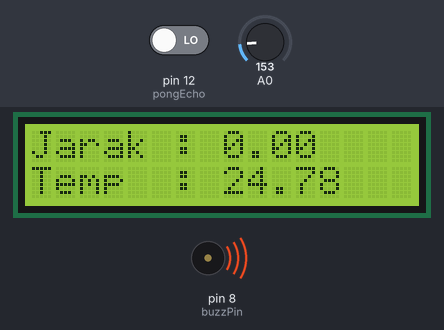
The sketch below on a simulated Arduino Nano, built for the host (arithmetic inside an expression is 32-bit, double 64-bit). On the bench: 16×2 character LCD, buzzer (waves = sounding). Inputs (shaded band) come from the test bench; at power-on: A0 = 153, pin 12 (pongEcho) LOW. What the sketch prints to the serial monitor is not drawn.

Above: at 1.8 s.
1.9 s: A0 set to 165
At 4.25 s:
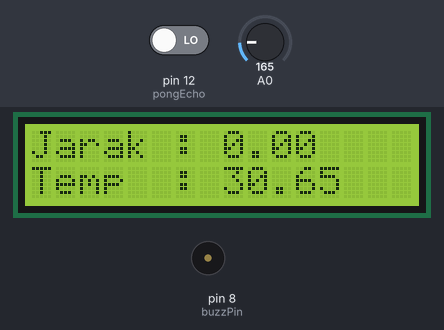
5.5 s: A0 set to 175
At 7.2 s:
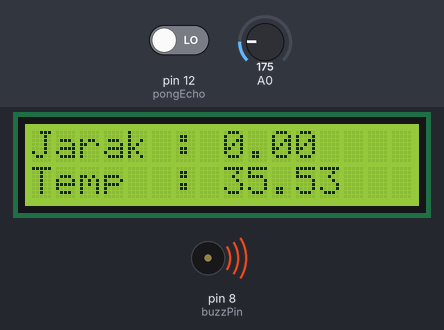
8.9 s: A0 set to 191
At 10.6 s:
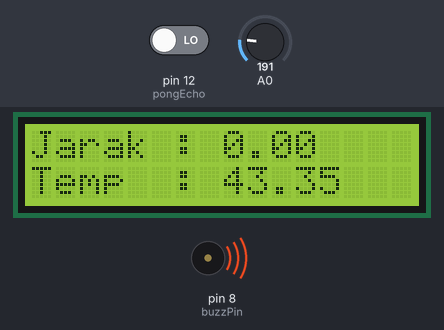
Timing chart, 0 to 18.2 s (numbered marks = the images above; inputs shaded):
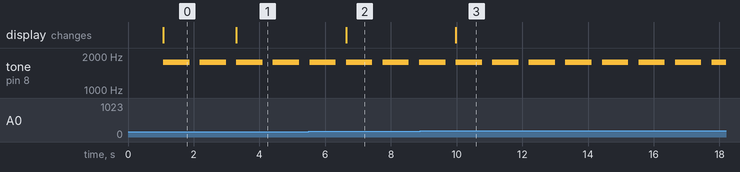

Measured:
- after the input at 1.9 s, the display: changes after 1.4 s (image 1)
- after the input at 5.5 s, the display: changes after 1.1 s (image 2)
- after the input at 8.9 s, the display: changes after 1.1 s (image 3)
- by itself, tone on pin 8 (buzzPin): alternates 1760 Hz for 0.80 s and silent for 0.31 s

The sketch:

programtb.ino
```cpp
/*
 * Pengukuran Jarak dengan sensor Ultrasonic dan memicu buzzer
 * pada jarak tertentu
 * Sistem ini bekerja mirip dengan sensor parkir mobil
 * dimana buzer akan mendeteksi dari jarak lebih dari 2m
 * dibawah 2 meter akan mempercepat dan memperbanyak durasi buzer
 * jika jarak dibawah 15 cm buzer akan berbunyi kontinyu
 * Perhitungan kecepatan suara juga di dasari pada faktor suhu untuk mendpatkan perhitungan yang akurat
 * kemudian Hasil di tampilkan pada LCD 162
 * program properties
 * Tested ON ARDUINO NANO V3
 * Sketch uses 6492 bytes (21%)
 * Global variables use 313 bytes (15%)
 */

#include <LiquidCrystal.h>

#define DEBUG 1

#define LCD_RS 7
#define LCD_EN 6
#define LCD0_D4 5
#define LCD0_D5 4
#define LCD0_D6 3
#define LCD0_D7 2

LiquidCrystal LCD0(
    LCD_RS,
    LCD_EN,
    LCD0_D4,
    LCD0_D5,
    LCD0_D6,
    LCD0_D7);

void tempInit(struct sensorTmp *sensor,
              int pin, int offset, int factor);
void getdata(struct sensorTmp *sensor);
void sendToDisplay(struct sensorTmp *sensor, float jarak);
float Distance_Calc(uint8_t Pin_Trigger, uint8_t Pin_Echo, struct sensorTmp *sensor);
void buzzer(uint8_t pin, int duration);

struct sensorTmp
{
    int pin;
    int voffset;
    int factor;
    unsigned int adcValue;
    double mV;
    float tempC;
};

// kalkulasi kecepatan suara m/s berdasarkan temperatur udara
// #define SOUND_SPEED(air_temp) 331.3 + (0.606 * air_temp)

#define pingTrig 11
#define pongEcho 12
#define buzzPin 8
#define PB 9

// menetapakan temperatur
// #define AIR_TEMP 24

void setup()
{
    if (DEBUG)
    {
        Serial.begin(115200);
    }
    pinMode(pingTrig, OUTPUT);
    pinMode(pongEcho, INPUT);
    pinMode(PB, INPUT_PULLUP);
    pinMode(buzzPin, OUTPUT);

    LCD0.begin(16, 2);
    struct sensorTmp tmp36;
    /*TMP36 pin A0 offset Increase Factor*/
    tempInit(&tmp36, A0, 500, 10);

    while (1)
    {
        getdata(&tmp36);
        if (DEBUG)
        {
            Serial.println(tmp36.mV);
            Serial.println(tmp36.tempC);
        }

        // float soundSpeed = 331.3 + (0.606 * tmp36.tempC);
        double jarak = Distance_Calc(pingTrig, pongEcho, &tmp36);
        sendToDisplay(&tmp36, jarak);

        if (jarak >= 200)
        { // jika jarak lebih dari 200 cm maka akan ada beep
            buzzer(buzzPin, 100);
            delay(1200);
        }
        else if (jarak >= 50 && jarak < 200)
        { // jika jarak  antara 50 -- 200 cm maka
          // akan beep yang semangkin cepat seiring jarak mendekat
            buzzer(buzzPin, 100);
            delay((2 * (jarak / 10) * (jarak / 10)) + 350);
        }
        else if (jarak >= 15 && jarak <= 50)
        {
            buzzer(buzzPin, 100);
            delay(((jarak * jarak) / 10) + 150);
        }

        else
        { // jika jarak  kurang dari 15 cm maka cuzer akan berbunyi kontinyu
            buzzer(buzzPin, 800);
            delay(100);
        }
        // print hasil pengukuran
        if (DEBUG)
        {
            Serial.print(", Jarak: ");
            Serial.println(jarak);
        }
    }
}

void loop() {}

#define MILLI_VOLT_REF 5000.0
#define ADC_BIT 1023.0

void tempInit(
    struct sensorTmp *sensor,
    int pin,
    int offset,
    int factor)
{
    // pinMode(sensor->pin, INPUT); // analog input in A0
    sensor->pin;
    sensor->voffset = offset;
    sensor->factor = factor;
}

void getdata(struct sensorTmp *sensor)
{
    sensor->adcValue = analogRead(A0);
    if (DEBUG)
    {
        Serial.print("ANALOG READ : ");
        Serial.println(sensor->adcValue);
    }
    sensor->mV = double(sensor->adcValue) / ADC_BIT * MILLI_VOLT_REF;
    sensor->tempC = (sensor->mV - sensor->voffset) / sensor->factor;
}

float Distance_Calc(uint8_t Pin_Trigger, uint8_t Pin_Echo, struct sensorTmp *sensor)
{
    float soundSpeed = 331.3 + (0.606 * sensor->tempC);
    if (DEBUG)
    {
        Serial.print("SUHU: ");
        Serial.println(sensor->tempC);
        Serial.print("SOUND SPEED: ");
        Serial.println(soundSpeed);
    }
    // membuat pulsa 10 micro second
    digitalWrite(Pin_Trigger, HIGH);
    //   delayMicroseconds(500);
    delay(8);
    digitalWrite(Pin_Trigger, LOW);

    uint16_t durasi = pulseIn(Pin_Echo, HIGH); // hitung kalkulasi waktu durasi dalam us

    return double(durasi) / 20000.0 * soundSpeed; // hitung jarak dalam cm
}

void buzzer(uint8_t pin, int duration)
{
    int tonefreq = 1760; // A 6th octave
    tone(pin, tonefreq, duration);
    // delay(Time_delay);
}

#define DISPLAY_DISTANCE "Jarak"
#define DISPLAY_TEMP "Temp"
#define DELIMITER ":"
#define UPPER_POS strlen(DISPLAY_DISTANCE)
#define LOWER_POS strlen(DISPLAY_TEMP)
#define STR_COL_POS ((UPPER_POS) > (LOWER_POS) ? (UPPER_POS + 1) : (LOWER_POS + 1))
#define VAL_COL_POS ((UPPER_POS) > (LOWER_POS) ? (UPPER_POS + 3) : (LOWER_POS + 3))

void sendToDisplay(struct sensorTmp *sensor, float jarak)
{
    LCD0.setCursor(0, 0);
    LCD0.print(DISPLAY_DISTANCE);
    LCD0.setCursor(STR_COL_POS, 0);
    LCD0.print(DELIMITER);
    LCD0.setCursor(VAL_COL_POS, 0);
    LCD0.print(jarak);

    LCD0.setCursor(0, 1);
    LCD0.print(DISPLAY_TEMP);
    LCD0.setCursor(STR_COL_POS, 1);
    LCD0.print(DELIMITER);
    LCD0.setCursor(VAL_COL_POS, 1);
    LCD0.print(sensor->tempC);
}
```
